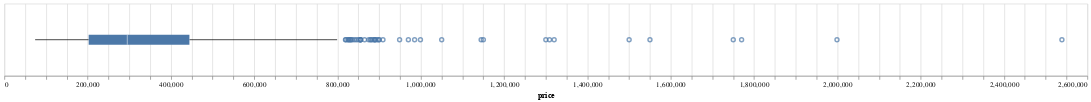

Notebook cell for this chart:
### Code cell
# Ohne 100M+ Outlier
alt.Chart(df_pred_resp_vis).mark_boxplot().encode(
    x=alt.X("price:Q").scale(zero=False)
    ).properties(width=1500, height=100)

### Figure 1 — Vega-Lite specification as saved in the notebook (floating-point values rounded to 4 significant figures; data arrays with more than 128 entries replaced by an {"elided": "..."} marker saying what was removed)
{"config": {"view": {"continuousWidth": 300, "continuousHeight": 300}}, "data": {"name": "data-366a79ae0862c6e66c2da496da2ee566"}, "mark": {"type": "boxplot"}, "encoding": {"x": {"field": "price", "scale": {"zero": false}, "type": "quantitative"}}, "height": 100, "width": 1500, "$schema": "https://vega.github.io/schema/vega-lite/v5.16.3.json", "datasets": {"data-366a79ae0862c6e66c2da496da2ee566": {"elided": "947 records"}}}
